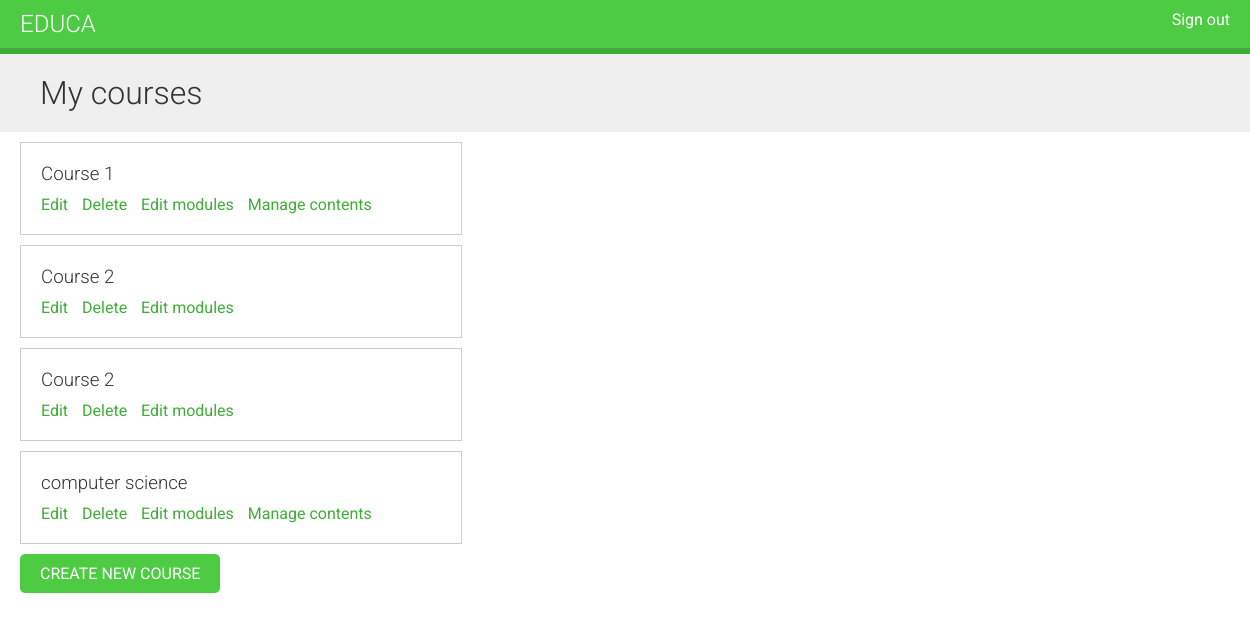
Before: /course/mine/ (signed in) with the older database file.
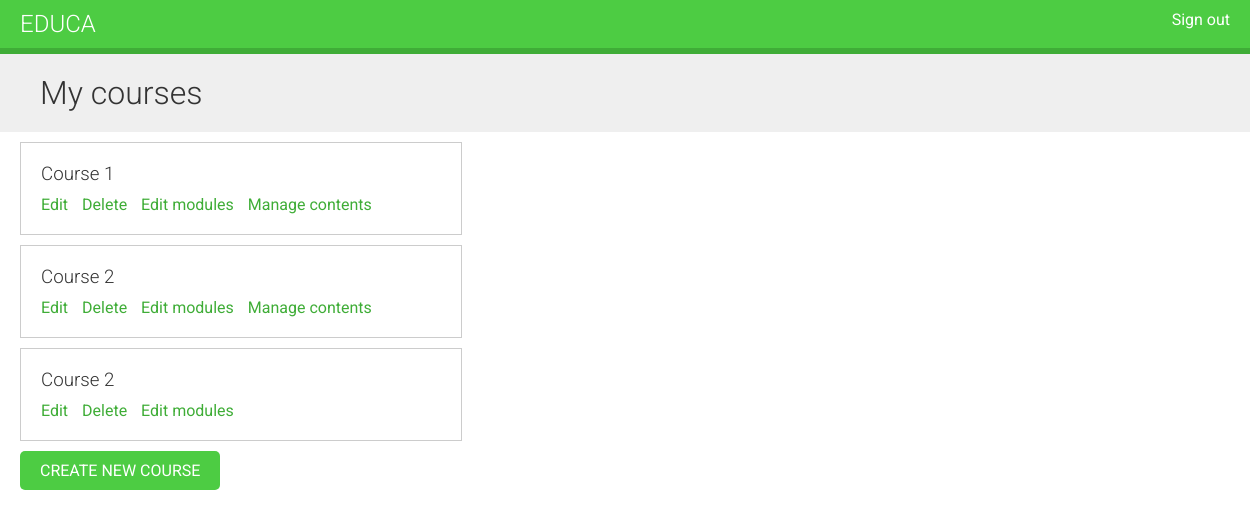
After: the same page with the newer database file.
### courses/models.py (models this page shows, shortened)
class Course(models.Model):
    owner = models.ForeignKey(User, on_delete=models.CASCADE, related_name="courses_created")
    subject = models.ForeignKey(Subject, on_delete=models.CASCADE, related_name="courses")
    title = models.CharField(max_length=200)
    slug = models.SlugField(max_length=200, unique=True)
    overview = models.TextField()
    created = models.DateTimeField(auto_now_add=True)
    class Meta:
        ordering = ['title']

### courses/views.py (the view)
# urls.py: path('mine/', views.ManageCourseListView.as_view(), name='manage_course_list'),
class ManageCourseListView(OwnerCourseMixin, ListView):
    template_name = 'courses/manage/course/list.html'
    permission_required = 'courses.view_course'

### courses/views.py (called while the page is built)
    def get_queryset(self):
        qs = super().get_queryset()
        return qs.filter(owner=self.request.user)

### courses/templates/courses/manage/course/list.html (shortened to what this page needs)
{% extends "base.html" %}
{% block content %}
    <h1>My courses</h1>
    <div class="module">
        {% for course in object_list %}
            <div class="course-info">
                <h3>{{ course.title }}</h3>
                <p>
                    <a href="{% url "course_edit" course.id %}">Edit</a>
                    <a href="{% url "course_delete" course.id %}">Delete</a>
                    <a href="{% url "course_module_update" course.id %}">Edit modules</a>
                    {% if course.modules.count > 0 %}
                        <a href="{% url "module_content_list" course.modules.first.id %}">
                            Manage contents</a>
                    {% endif %}
                </p>
            </div>
        {% empty %}
            <p>You haven't created any courses yet.</p>
        {% endfor %}
        <p>
            <a href="{% url "course_create" %}" class="button">Create new
                course</a>
        </p>
    </div>
{% endblock %}

Changed rows visible on the page:
removed Course: title "computer science", shows "Manage contents"
shown differently, row unchanged: Course (number 2 of 3 on the later page): now shows "Manage contents"
